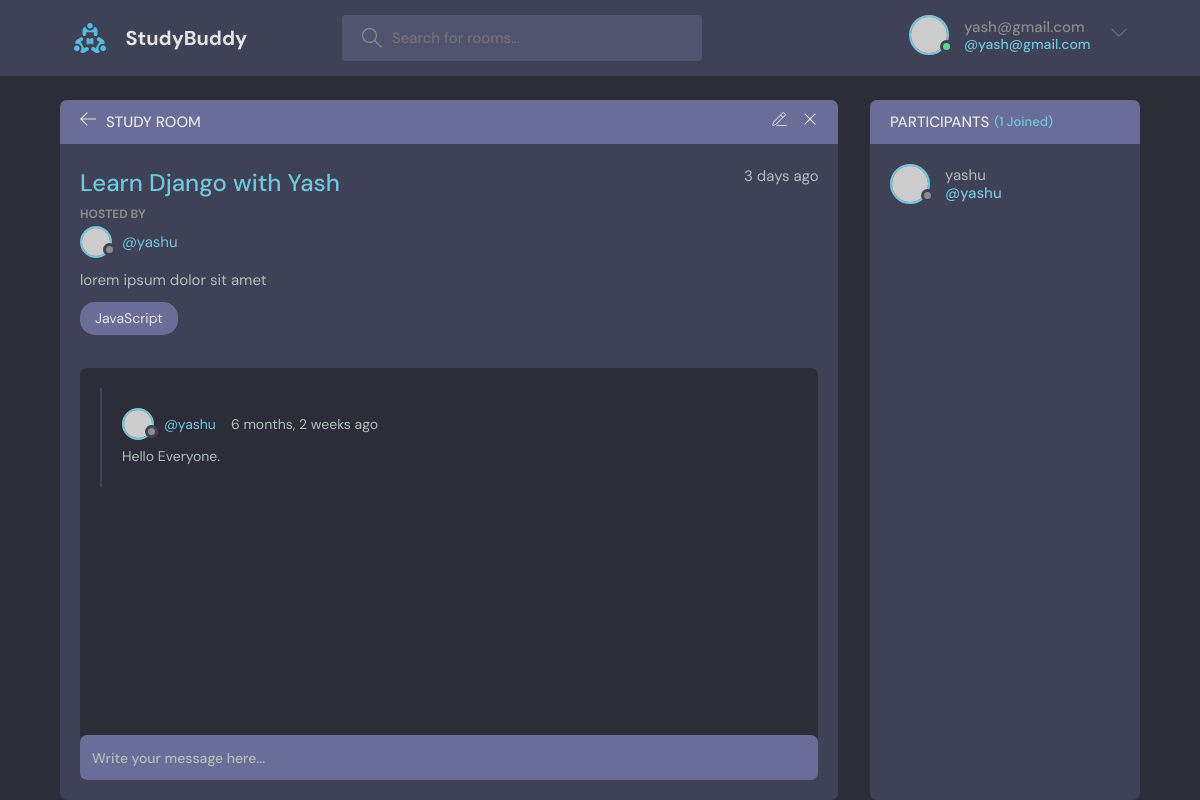
The page /room/6/ (signed in) on the database its author committed.
### base/models.py (models this page shows, shortened)
class Room(models.Model):
    host = models.ForeignKey(User, on_delete=models.SET_NULL, null = True)
    topic = models.ForeignKey(Topic, on_delete=models.SET_NULL, null = True)
    name = models.CharField(max_length = 200)
    description = models.TextField(null = True, blank = True) # blank allows a blank form field submissions
    participants = models.ManyToManyField(User, related_name='participants', blank=True)
    updated = models.DateTimeField(auto_now = True) # Takes a timestamp whenever we save the item
    created = models.DateTimeField(auto_now_add = True) # Takes a timestamp when we first create an instance
    class Meta:
        ordering = ['-updated', '-created']

class Message(models.Model):
    user = models.ForeignKey(User, on_delete=models.CASCADE)
    room = models.ForeignKey(Room, on_delete=models.CASCADE) #If room is deleted then the messages are deleted too
    body = models.TextField()
    updated = models.DateTimeField(auto_now = True)
    created = models.DateTimeField(auto_now_add = True)
    class Meta:
        ordering = ['-updated', '-created']

### base/views.py (the view, shortened to what this page needs)
# urls.py: path('room/<str:id>/', views.solo_room, name="solo_room"),
def solo_room(request, id):
    get_room = Room.objects.get(id = id)
    room_messages = get_room.message_set.all() # Don't name it messages, else it will refer to the flash messages as well
    participants = get_room.participants.all()
    context = {"room":get_room, "room_messages":room_messages, "participants":participants}
    return render(request, 'base/solo_room.html', context)

### base/templates/base/solo_room.html (shortened to what this page needs)
{% extends 'main.html' %}
{% block content %}
    <main class="profile-page layout layout--2">
      <div class="container">
        <div class="room">
          <div class="room__top">
            <div class="room__topLeft">
              <a href="index.html">
                <svg version="1.1" xmlns="http://www.w3.org/2000/svg" width="32" height="32" viewBox="0 0 32 32">
                  <title>arrow-left</title>
                  <path
                    d="M13.723 2.286l-13.723 13.714 13.719 13.714 1.616-1.611-10.96-10.96h27.625v-2.286h-27.625l10.965-10.965-1.616-1.607z"
                  ></path>
                </svg>
              </a>
              <h3>Study Room</h3>
            </div>
            <div class="room__topRight">
              <a href="{% url 'update_room' room.id %}">
              </a>
              <a href="{% url 'delete_room' room.id %}">
                <svg version="1.1" xmlns="http://www.w3.org/2000/svg" width="32" height="32" viewBox="0 0 32 32">
                  <title>remove</title>
                  <path
                    d="M27.314 6.019l-1.333-1.333-9.98 9.981-9.981-9.981-1.333 1.333 9.981 9.981-9.981 9.98 1.333 1.333 9.981-9.98 9.98 9.98 1.333-1.333-9.98-9.98 9.98-9.981z"
                  ></path>
                </svg>
              </a>
            </div>
          </div>
          <div class="room__box scroll">
            <div class="room__header scroll">
              <div class="room__info">
                <h3>{{room.name}}</h3>
                <span>3 days ago</span>
              </div>
              <div class="room__hosted">
                <p>Hosted By</p>
                <a href="{% url 'user_profile' room.host.id %}" class="room__author">
                  <div class="avatar avatar--small">
                    <img src="https://randomuser.me/api/portraits/men/37.jpg" />
                  </div>
                  <span>@{{room.host}}</span>
                </a>
              </div>
              <div class="room__details">
                {{room.description}}
              </div>
              <span class="room__topics">JavaScript</span>
            </div>
            <div class="room__conversation">
              <div class="threads scroll">
                {% for message in room_messages %}
                <div class="thread">
                  <div class="thread__top">
                    <div class="thread__author">
                      <a href="#" class="thread__authorInfo">
                        <div class="avatar avatar--small">
                          <img src="https://randomuser.me/api/portraits/men/37.jpg" />
                        </div>
                        <span>@{{message.user}}</span>
                      </a>
                      <span class="thread__date">{{message.created|timesince}} ago</span>
                    </div>
                  </div>
                  <div class="thread__details">
                    {{message.body}}
                  </div>
                </div>
                {% endfor %}
              </div>
            </div>
          </div>
          {% if request.user.is_authenticated %}
            <div class="room__message">
                <form  method="POST" action="">
                    <input type="text" name="body" id="body" placeholder="Write your message here..." />
                </form>
            </div>
        </div>
        {% endif %}
        <div class="participants">
          <h3 class="participants__top">Participants <span>({{participants.count}} Joined)</span></h3>
          <div class="participants__list scroll">
            {% for user in participants %}
            <a href="{% url 'user_profile' user.id %}" class="participant">
              <div class="avatar avatar--medium">
                <img src="https://randomuser.me/api/portraits/men/37.jpg" />
              </div>
              <p>
                {{user.username}}
                <span>@{{user.username}}</span>
              </p>
            </a>
            {% endfor %}
          </div>
        </div>
      </div>
    </main>
{% endblock %}

### templates/navbar.html (shortened to what this page needs)
{% load static %}
<header class="header header--loggedIn">
    <div class="container">
      <a href="{% url 'room_function' %}" class="header__logo">
        <img src="{% static 'images/logo.svg' %}" />
        <h1>StudyBuddy</h1>
      </a>
      <form class="header__search" method="GET" action="{% url 'room_function' %}">
        <label>
          <input type="text" name="q" id="q" placeholder="Search for rooms..." />
        </label>
      </form>
      <nav class="header__menu">
        {% if request.user.is_authenticated %}
        <div class="header__user">
          <a href="{% url 'user_profile' user.id %}">
            <div class="avatar avatar--medium active">
              <img src="https://randomuser.me/api/portraits/men/37.jpg" />
            </div>
            <p>{{request.user.username}}<span>@{{request.user.username}}</span></p>
          </a>
          <button class="dropdown-button">
            <svg version="1.1" xmlns="http://www.w3.org/2000/svg" width="32" height="32" viewBox="0 0 32 32">
              <title>chevron-down</title>
              <path d="M16 21l-13-13h-3l16 16 16-16h-3l-13 13z"></path>
            </svg>
          </button>
        </div>
        {% else %}
        <a href="{% url 'login' %}">
          <img src="{% static 'images/avatar.svg' %}" />
          <p>Login</p>
        </a>
        {% endif %}
      </nav>
    </div>
  </header>

### base/templates/base/solo_room.html (style rules this page uses)
.container { display: grid; grid-template-columns: 3fr 1fr; }

### rows shown on the page
Room: name "Learn Django with Yash", host "yashu", description "lorem ipsum dolor sit amet"
Message: user "yashu", created "6 months, 2 weeks", body "Hello Everyone."

### other values the page prints
{{ request.user.username }} "yash@gmail.com"
{{ participants.count }} "1"
{{ user.username }} "yashu"
